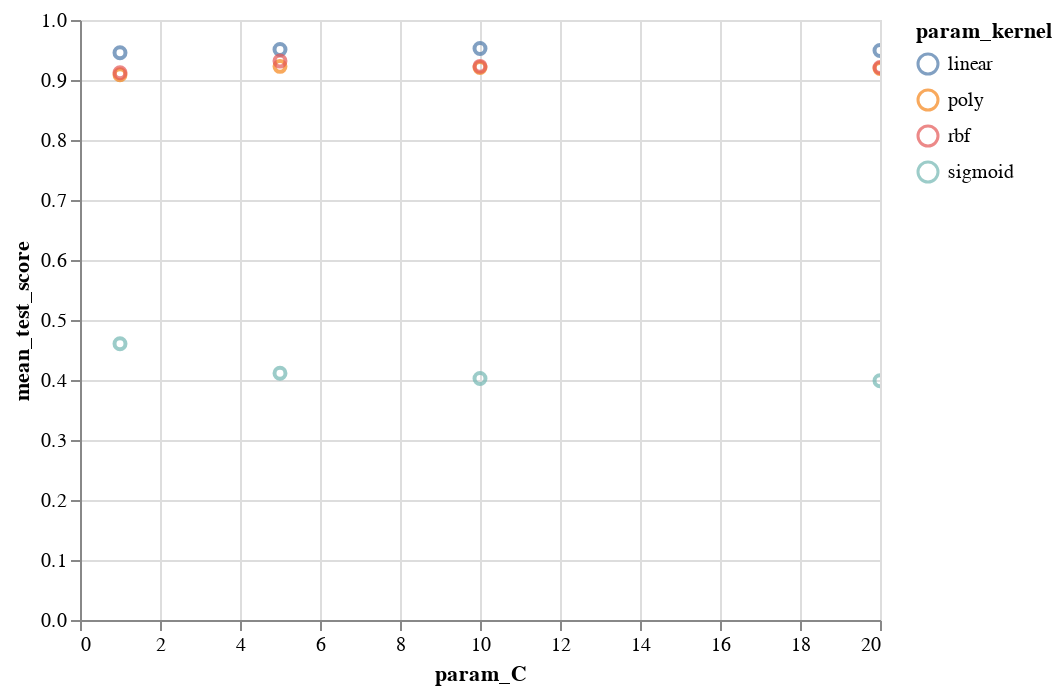

The cell this chart's notebook holds for it:
### Code cell
import altair as alt

chart = alt.Chart(grid_search_result).mark_point().encode(
    x='param_C',
    y='mean_test_score',
    color='param_kernel',
    tooltip=['param_C', 'param_kernel', 'mean_test_score']
).interactive()

chart

### Figure 1 — Vega-Lite specification as saved in the notebook (floating-point values rounded to 4 significant figures)
{"config": {"view": {"continuousWidth": 400, "continuousHeight": 300}}, "data": {"name": "data-c4c06210bdd3a9f936f28540b4389342"}, "mark": "point", "encoding": {"color": {"field": "param_kernel", "type": "nominal"}, "tooltip": [{"field": "param_C", "type": "quantitative"}, {"field": "param_kernel", "type": "nominal"}, {"field": "mean_test_score", "type": "quantitative"}], "x": {"field": "param_C", "type": "quantitative"}, "y": {"field": "mean_test_score", "type": "quantitative"}}, "selection": {"selector001": {"type": "interval", "bind": "scales", "encodings": ["x", "y"]}}, "$schema": "https://vega.github.io/schema/vega-lite/v4.17.0.json", "datasets": {"data-c4c06210bdd3a9f936f28540b4389342": [{"param_C": 1, "param_kernel": "linear", "mean_test_score": 0.9455}, {"param_C": 1, "param_kernel": "poly", "mean_test_score": 0.9087}, {"param_C": 1, "param_kernel": "rbf", "mean_test_score": 0.9122}, {"param_C": 1, "param_kernel": "sigmoid", "mean_test_score": 0.4604}, {"param_C": 5, "param_kernel": "linear", "mean_test_score": 0.9508}, {"param_C": 5, "param_kernel": "poly", "mean_test_score": 0.9227}, {"param_C": 5, "param_kernel": "rbf", "mean_test_score": 0.9315}, {"param_C": 5, "param_kernel": "sigmoid", "mean_test_score": 0.4112}, {"param_C": 10, "param_kernel": "linear", "mean_test_score": 0.9526}, {"param_C": 10, "param_kernel": "poly", "mean_test_score": 0.921}, {"param_C": 10, "param_kernel": "rbf", "mean_test_score": 0.9227}, {"param_C": 10, "param_kernel": "sigmoid", "mean_test_score": 0.4024}, {"param_C": 20, "param_kernel": "linear", "mean_test_score": 0.9491}, {"param_C": 20, "param_kernel": "poly", "mean_test_score": 0.9192}, {"param_C": 20, "param_kernel": "rbf", "mean_test_score": 0.9209}, {"param_C": 20, "param_kernel": "sigmoid", "mean_test_score": 0.3989}]}}
